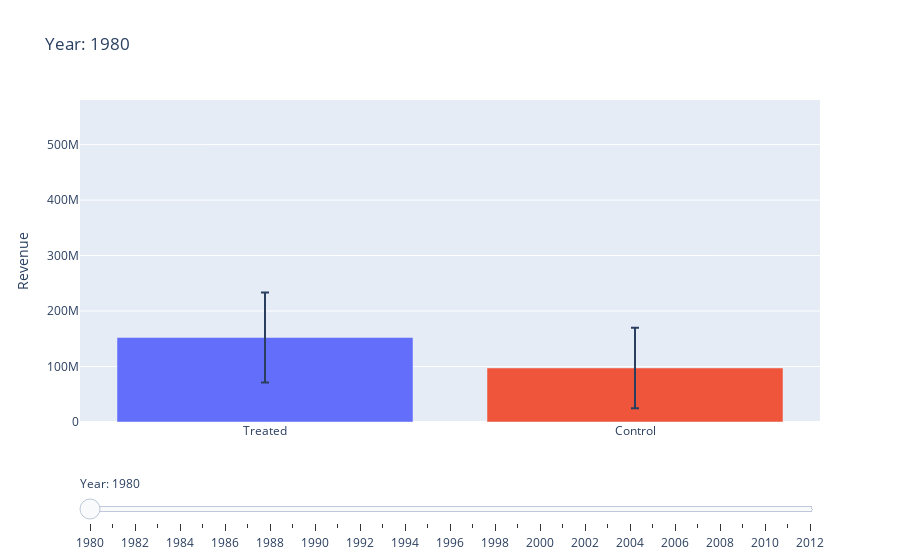

The notebook cell this image was saved under:
### Code cell
years = range(1980, 2013)  # From 1980 to 2012 inclusive

# Initialize counter for years where treated revenue is higher
treated_higher_count = 0

# Pre-calculate the y-axis range
all_means = []
all_cis = []
for year in years:
    current_year_data = matched_data[matched_data['year_release'] == year]
    treated = current_year_data[current_year_data['high_rating'] == 1]['revenue_final_adjusted']
    control = current_year_data[current_year_data['high_rating'] == 0]['revenue_final_adjusted']
    treated_mean = treated.mean()
    control_mean = control.mean()
    if treated_mean > control_mean:
        treated_higher_count += 1
    all_means.append(treated_mean)
    all_means.append(control_mean)
    all_cis.append(1.96 * treated.sem())
    all_cis.append(1.96 * control.sem())

# Determine the maximum upper limit for the y-axis
max_upper_limit = max([mean + ci for mean, ci in zip(all_means, all_cis)])

# Create figure with subplots
fig = make_subplots(rows=1, cols=1)

# Add traces for each year, initially invisible
traces = []
for i, year in enumerate(years):
    current_year_data = matched_data[matched_data['year_release'] == year]
    treated = current_year_data[current_year_data['high_rating'] == 1]['revenue_final_adjusted']
    control = current_year_data[current_year_data['high_rating'] == 0]['revenue_final_adjusted']
    treated_mean = treated.mean()
    control_mean = control.mean()
    treated_ci = 1.96 * treated.sem()
    control_ci = 1.96 * control.sem()
    
    trace = go.Bar(
        visible=(i == 0),  # Make the first trace visible
        name=f"Year {year}",
        x=["Treated", "Control"],
        y=[treated_mean, control_mean],
        error_y=dict(type="data", array=[treated_ci, control_ci], visible=True),
        marker_color=['#636EFA', '#EF553B']  # Different colors for each bar
    )
    traces.append(trace)

# Add traces to the figure
for trace in traces:
    fig.add_trace(trace)

# Create and add slider
steps = []
for i, year in enumerate(years):
    step = dict(
        method="update",
        args=[{"visible": [False] * len(traces)},
              {"title": f"Year: {year}"}],  # layout attribute
    )
    step["args"][0]["visible"][i] = True  # Toggle i'th trace to "visible"
    step["label"] = str(year)  # Set the slider label to the year

    steps.append(step)

sliders = [dict(
    active=0,
    currentvalue={"prefix": "Year: "},
    pad={"t": 50},
    steps=steps
)]

# Update the layout to add the slider and fix the y-axis range
fig.update_layout(
    sliders=sliders,
    title=f"Year: {years[0]}",
    yaxis=dict(title='Revenue', range=[0, max_upper_limit])
)

# Show the figure
fig.show()
fig.write_html("../html_graphics/fin_revenue_paired_years.html")

# Calculate the percentage
percentage_treated_higher = (treated_higher_count / len(years)) * 100
print(f"The percentage of years where the treated group had higher revenue than the control group is: {percentage_treated_higher:.2f}%")

### Figure 1 — Plotly figure (JSON) as saved in the notebook; plotly's stock layout.template omitted (floating-point values rounded to 4 significant figures)
{"data": [{"error_y": {"array": [81190000.0, 72500000.0], "type": "data", "visible": true}, "marker": {"color": ["#636EFA", "#EF553B"]}, "name": "Year 1980", "type": "bar", "visible": true, "x": ["Treated", "Control"], "y": [152300000.0, 97429032]}, {"error_y": {"array": [99530000.0, 36000000.0], "type": "data", "visible": true}, "marker": {"color": ["#636EFA", "#EF553B"]}, "name": "Year 1981", "type": "bar", "visible": false, "x": ["Treated", "Control"], "y": [177550575, 32383448]}, {"error_y": {"array": [107300000.0, 73660000.0], "type": "data", "visible": true}, "marker": {"color": ["#636EFA", "#EF553B"]}, "name": "Year 1982", "type": "bar", "visible": false, "x": ["Treated", "Control"], "y": [262500000.0, 115900000.0]}, {"error_y": {"array": [102100000.0, 51140000.0], "type": "data", "visible": true}, "marker": {"color": ["#636EFA", "#EF553B"]}, "name": "Year 1983", "type": "bar", "visible": false, "x": ["Treated", "Control"], "y": [163000000.0, 91245952]}, {"error_y": {"array": [105000000.0, 31740000.0], "type": "data", "visible": true}, "marker": {"color": ["#636EFA", "#EF553B"]}, "name": "Year 1984", "type": "bar", "visible": false, "x": ["Treated", "Control"], "y": [150700000.0, 77030000.0]}, {"error_y": {"array": [237700000.0, 78080000.0], "type": "data", "visible": true}, "marker": {"color": ["#636EFA", "#EF553B"]}, "name": "Year 1985", "type": "bar", "visible": false, "x": ["Treated", "Control"], "y": [307900000.0, 81950000.0]}, {"error_y": {"array": [74250000.0, 30120000.0], "type": "data", "visible": true}, "marker": {"color": ["#636EFA", "#EF553B"]}, "name": "Year 1986", "type": "bar", "visible": false, "x": ["Treated", "Control"], "y": [170000000.0, 51070000.0]}, {"error_y": {"array": [110200000.0, 27450000.0], "type": "data", "visible": true}, "marker": {"color": ["#636EFA", "#EF553B"]}, "name": "Year 1987", "type": "bar", "visible": false, "x": ["Treated", "Control"], "y": [163800000.0, 58110751]}, {"error_y": {"array": [148900000.0, 74780000.0], "type": "data", "visible": true}, "marker": {"color": ["#636EFA", "#EF553B"]}, "name": "Year 1988", "type": "bar", "visible": false, "x": ["Treated", "Control"], "y": [221600000.0, 85370000.0]}, {"error_y": {"array": [168900000.0, 37150000.0], "type": "data", "visible": true}, "marker": {"color": ["#636EFA", "#EF553B"]}, "name": "Year 1989", "type": "bar", "visible": false, "x": ["Treated", "Control"], "y": [341200000.0, 69570000.0]}, {"error_y": {"array": [151200000.0, 85920000.0], "type": "data", "visible": true}, "marker": {"color": ["#636EFA", "#EF553B"]}, "name": "Year 1990", "type": "bar", "visible": false, "x": ["Treated", "Control"], "y": [223054109, 110100000.0]}, {"error_y": {"array": [157800000.0, 23670000.0], "type": "data", "visible": true}, "marker": {"color": ["#636EFA", "#EF553B"]}, "name": "Year 1991", "type": "bar", "visible": false, "x": ["Treated", "Control"], "y": [164800000.0, 32400000.0]}, {"error_y": {"array": [147500000.0, 208700000.0], "type": "data", "visible": true}, "marker": {"color": ["#636EFA", "#EF553B"]}, "name": "Year 1992", "type": "bar", "visible": false, "x": ["Treated", "Control"], "y": [328900000.0, 141500000.0]}, {"error_y": {"array": [154400000.0, 60610000.0], "type": "data", "visible": true}, "marker": {"color": ["#636EFA", "#EF553B"]}, "name": "Year 1993", "type": "bar", "visible": false, "x": ["Treated", "Control"], "y": [283900000.0, 90620000.0]}, {"error_y": {"array": [132300000.0, 42020000.0], "type": "data", "visible": true}, "marker": {"color": ["#636EFA", "#EF553B"]}, "name": "Year 1994", "type": "bar", "visible": false, "x": ["Treated", "Control"], "y": [247000000.0, 69960000.0]}, {"error_y": {"array": [102800000.0, 69270000.0], "type": "data", "visible": true}, "marker": {"color": ["#636EFA", "#EF553B"]}, "name": "Year 1995", "type": "bar", "visible": false, "x": ["Treated", "Control"], "y": [201800000.0, 92730000.0]}, {"error_y": {"array": [162000000.0, 50690000.0], "type": "data", "visible": true}, "marker": {"color": ["#636EFA", "#EF553B"]}, "name": "Year 1996", "type": "bar", "visible": false, "x": ["Treated", "Control"], "y": [251700000.0, 108300000.0]}, {"error_y": {"array": [255500000.0, 58220000.0], "type": "data", "visible": true}, "marker": {"color": ["#636EFA", "#EF553B"]}, "name": "Year 1997", "type": "bar", "visible": false, "x": ["Treated", "Control"], "y": [324900000.0, 101200000.0]}, {"error_y": {"array": [103300000.0, 30580000.0], "type": "data", "visible": true}, "marker": {"color": ["#636EFA", "#EF553B"]}, "name": "Year 1998", "type": "bar", "visible": false, "x": ["Treated", "Control"], "y": [227200000.0, 70460000.0]}, {"error_y": {"array": [84930000.0, 37660000.0], "type": "data", "visible": true}, "marker": {"color": ["#636EFA", "#EF553B"]}, "name": "Year 1999", "type": "bar", "visible": false, "x": ["Treated", "Control"], "y": [169000000.0, 86760000.0]}, {"error_y": {"array": [99300000.0, 48440000.0], "type": "data", "visible": true}, "marker": {"color": ["#636EFA", "#EF553B"]}, "name": "Year 2000", "type": "bar", "visible": false, "x": ["Treated", "Control"], "y": [225600000.0, 103400000.0]}, {"error_y": {"array": [127300000.0, 41200000.0], "type": "data", "visible": true}, "marker": {"color": ["#636EFA", "#EF553B"]}, "name": "Year 2001", "type": "bar", "visible": false, "x": ["Treated", "Control"], "y": [184500000.0, 90790000.0]}, {"error_y": {"array": [132600000.0, 51510000.0], "type": "data", "visible": true}, "marker": {"color": ["#636EFA", "#EF553B"]}, "name": "Year 2002", "type": "bar", "visible": false, "x": ["Treated", "Control"], "y": [222300000.0, 108400000.0]}, {"error_y": {"array": [150800000.0, 38240000.0], "type": "data", "visible": true}, "marker": {"color": ["#636EFA", "#EF553B"]}, "name": "Year 2003", "type": "bar", "visible": false, "x": ["Treated", "Control"], "y": [277700000.0, 118100000.0]}, {"error_y": {"array": [121600000.0, 39950000.0], "type": "data", "visible": true}, "marker": {"color": ["#636EFA", "#EF553B"]}, "name": "Year 2004", "type": "bar", "visible": false, "x": ["Treated", "Control"], "y": [243537658, 82430000.0]}, {"error_y": {"array": [56870000.0, 38260000.0], "type": "data", "visible": true}, "marker": {"color": ["#636EFA", "#EF553B"]}, "name": "Year 2005", "type": "bar", "visible": false, "x": ["Treated", "Control"], "y": [112900000.0, 124600000.0]}, {"error_y": {"array": [113800000.0, 39520000.0], "type": "data", "visible": true}, "marker": {"color": ["#636EFA", "#EF553B"]}, "name": "Year 2006", "type": "bar", "visible": false, "x": ["Treated", "Control"], "y": [167100000.0, 77100000.0]}, {"error_y": {"array": [113900000.0, 121400000.0], "type": "data", "visible": true}, "marker": {"color": ["#636EFA", "#EF553B"]}, "name": "Year 2007", "type": "bar", "visible": false, "x": ["Treated", "Control"], "y": [173500000.0, 178000000.0]}, {"error_y": {"array": [63660000.0, 39400000.0], "type": "data", "visible": true}, "marker": {"color": ["#636EFA", "#EF553B"]}, "name": "Year 2008", "type": "bar", "visible": false, "x": ["Treated", "Control"], "y": [152200000.0, 101500000.0]}, {"error_y": {"array": [94660000.0, 51530000.0], "type": "data", "visible": true}, "marker": {"color": ["#636EFA", "#EF553B"]}, "name": "Year 2009", "type": "bar", "visible": false, "x": ["Treated", "Control"], "y": [200600000.0, 121800000.0]}, {"error_y": {"array": [87980000.0, 66020000.0], "type": "data", "visible": true}, "marker": {"color": ["#636EFA", "#EF553B"]}, "name": "Year 2010", "type": "bar", "visible": false, "x": ["Treated", "Control"], "y": [178900000.0, 138300000.0]}, {"error_y": {"array": [56530000.0, 51740000.0], "type": "data", "visible": true}, "marker": {"color": ["#636EFA", "#EF553B"]}, "name": "Year 2011", "type": "bar", "visible": false, "x": ["Treated", "Control"], "y": [171400000.0, 125000000.0]}, {"error_y": {"array": [153600000.0, 48970000.0], "type": "data", "visible": true}, "marker": {"color": ["#636EFA", "#EF553B"]}, "name": "Year 2012", "type": "bar", "visible": false, "x": ["Treated", "Control"], "y": [326600000.0, 126300000.0]}], "layout": {"sliders": [{"active": 0, "currentvalue": {"prefix": "Year: "}, "pad": {"t": 50}, "steps": [{"args": [{"visible": [true, false, false, false, false, false, false, false, false, false, false, false, false, false, false, false, false, false, false, false, false, false, false, false, false, false, false, false, false, false, false, false, false]}, {"title": "Year: 1980"}], "label": "1980", "method": "update"}, {"args": [{"visible": [false, true, false, false, false, false, false, false, false, false, false, false, false, false, false, false, false, false, false, false, false, false, false, false, false, false, false, false, false, false, false, false, false]}, {"title": "Year: 1981"}], "label": "1981", "method": "update"}, {"args": [{"visible": [false, false, true, false, false, false, false, false, false, false, false, false, false, false, false, false, false, false, false, false, false, false, false, false, false, false, false, false, false, false, false, false, false]}, {"title": "Year: 1982"}], "label": "1982", "method": "update"}, {"args": [{"visible": [false, false, false, true, false, false, false, false, false, false, false, false, false, false, false, false, false, false, false, false, false, false, false, false, false, false, false, false, false, false, false, false, false]}, {"title": "Year: 1983"}], "label": "1983", "method": "update"}, {"args": [{"visible": [false, false, false, false, true, false, false, false, false, false, false, false, false, false, false, false, false, false, false, false, false, false, false, false, false, false, false, false, false, false, false, false, false]}, {"title": "Year: 1984"}], "label": "1984", "method": "update"}, {"args": [{"visible": [false, false, false, false, false, true, false, false, false, false, false, false, false, false, false, false, false, false, false, false, false, false, false, false, false, false, false, false, false, false, false, false, false]}, {"title": "Year: 1985"}], "label": "1985", "method": "update"}, {"args": [{"visible": [false, false, false, false, false, false, true, false, false, false, false, false, false, false, false, false, false, false, false, false, false, false, false, false, false, false, false, false, false, false, false, false, false]}, {"title": "Year: 1986"}], "label": "1986", "method": "update"}, {"args": [{"visible": [false, false, false, false, false, false, false, true, false, false, false, false, false, false, false, false, false, false, false, false, false, false, false, false, false, false, false, false, false, false, false, false, false]}, {"title": "Year: 1987"}], "label": "1987", "method": "update"}, {"args": [{"visible": [false, false, false, false, false, false, false, false, true, false, false, false, false, false, false, false, false, false, false, false, false, false, false, false, false, false, false, false, false, false, false, false, false]}, {"title": "Year: 1988"}], "label": "1988", "method": "update"}, {"args": [{"visible": [false, false, false, false, false, false, false, false, false, true, false, false, false, false, false, false, false, false, false, false, false, false, false, false, false, false, false, false, false, false, false, false, false]}, {"title": "Year: 1989"}], "label": "1989", "method": "update"}, {"args": [{"visible": [false, false, false, false, false, false, false, false, false, false, true, false, false, false, false, false, false, false, false, false, false, false, false, false, false, false, false, false, false, false, false, false, false]}, {"title": "Year: 1990"}], "label": "1990", "method": "update"}, {"args": [{"visible": [false, false, false, false, false, false, false, false, false, false, false, true, false, false, false, false, false, false, false, false, false, false, false, false, false, false, false, false, false, false, false, false, false]}, {"title": "Year: 1991"}], "label": "1991", "method": "update"}, {"args": [{"visible": [false, false, false, false, false, false, false, false, false, false, false, false, true, false, false, false, false, false, false, false, false, false, false, false, false, false, false, false, false, false, false, false, false]}, {"title": "Year: 1992"}], "label": "1992", "method": "update"}, {"args": [{"visible": [false, false, false, false, false, false, false, false, false, false, false, false, false, true, false, false, false, false, false, false, false, false, false, false, false, false, false, false, false, false, false, false, false]}, {"title": "Year: 1993"}], "label": "1993", "method": "update"}, {"args": [{"visible": [false, false, false, false, false, false, false, false, false, false, false, false, false, false, true, false, false, false, false, false, false, false, false, false, false, false, false, false, false, false, false, false, false]}, {"title": "Year: 1994"}], "label": "1994", "method": "update"}, {"args": [{"visible": [false, false, false, false, false, false, false, false, false, false, false, false, false, false, false, true, false, false, false, false, false, false, false, false, false, false, false, false, false, false, false, false, false]}, {"title": "Year: 1995"}], "label": "1995", "method": "update"}, {"args": [{"visible": [false, false, false, false, false, false, false, false, false, false, false, false, false, false, false, false, true, false, false, false, false, false, false, false, false, false, false, false, false, false, false, false, false]}, {"title": "Year: 1996"}], "label": "1996", "method": "update"}, {"args": [{"visible": [false, false, false, false, false, false, false, false, false, false, false, false, false, false, false, false, false, true, false, false, false, false, false, false, false, false, false, false, false, false, false, false, false]}, {"title": "Year: 1997"}], "label": "1997", "method": "update"}, {"args": [{"visible": [false, false, false, false, false, false, false, false, false, false, false, false, false, false, false, false, false, false, true, false, false, false, false, false, false, false, false, false, false, false, false, false, false]}, {"title": "Year: 1998"}], "label": "1998", "method": "update"}, {"args": [{"visible": [false, false, false, false, false, false, false, false, false, false, false, false, false, false, false, false, false, false, false, true, false, false, false, false, false, false, false, false, false, false, false, false, false]}, {"title": "Year: 1999"}], "label": "1999", "method": "update"}, {"args": [{"visible": [false, false, false, false, false, false, false, false, false, false, false, false, false, false, false, false, false, false, false, false, true, false, false, false, false, false, false, false, false, false, false, false, false]}, {"title": "Year: 2000"}], "label": "2000", "method": "update"}, {"args": [{"visible": [false, false, false, false, false, false, false, false, false, false, false, false, false, false, false, false, false, false, false, false, false, true, false, false, false, false, false, false, false, false, false, false, false]}, {"title": "Year: 2001"}], "label": "2001", "method": "update"}, {"args": [{"visible": [false, false, false, false, false, false, false, false, false, false, false, false, false, false, false, false, false, false, false, false, false, false, true, false, false, false, false, false, false, false, false, false, false]}, {"title": "Year: 2002"}], "label": "2002", "method": "update"}, {"args": [{"visible": [false, false, false, false, false, false, false, false, false, false, false, false, false, false, false, false, false, false, false, false, false, false, false, true, false, false, false, false, false, false, false, false, false]}, {"title": "Year: 2003"}], "label": "2003", "method": "update"}, {"args": [{"visible": [false, false, false, false, false, false, false, false, false, false, false, false, false, false, false, false, false, false, false, false, false, false, false, false, true, false, false, false, false, false, false, false, false]}, {"title": "Year: 2004"}], "label": "2004", "method": "update"}, {"args": [{"visible": [false, false, false, false, false, false, false, false, false, false, false, false, false, false, false, false, false, false, false, false, false, false, false, false, false, true, false, false, false, false, false, false, false]}, {"title": "Year: 2005"}], "label": "2005", "method": "update"}, {"args": [{"visible": [false, false, false, false, false, false, false, false, false, false, false, false, false, false, false, false, false, false, false, false, false, false, false, false, false, false, true, false, false, false, false, false, false]}, {"title": "Year: 2006"}], "label": "2006", "method": "update"}, {"args": [{"visible": [false, false, false, false, false, false, false, false, false, false, false, false, false, false, false, false, false, false, false, false, false, false, false, false, false, false, false, true, false, false, false, false, false]}, {"title": "Year: 2007"}], "label": "2007", "method": "update"}, {"args": [{"visible": [false, false, false, false, false, false, false, false, false, false, false, false, false, false, false, false, false, false, false, false, false, false, false, false, false, false, false, false, true, false, false, false, false]}, {"title": "Year: 2008"}], "label": "2008", "method": "update"}, {"args": [{"visible": [false, false, false, false, false, false, false, false, false, false, false, false, false, false, false, false, false, false, false, false, false, false, false, false, false, false, false, false, false, true, false, false, false]}, {"title": "Year: 2009"}], "label": "2009", "method": "update"}, {"args": [{"visible": [false, false, false, false, false, false, false, false, false, false, false, false, false, false, false, false, false, false, false, false, false, false, false, false, false, false, false, false, false, false, true, false, false]}, {"title": "Year: 2010"}], "label": "2010", "method": "update"}, {"args": [{"visible": [false, false, false, false, false, false, false, false, false, false, false, false, false, false, false, false, false, false, false, false, false, false, false, false, false, false, false, false, false, false, false, true, false]}, {"title": "Year: 2011"}], "label": "2011", "method": "update"}, {"args": [{"visible": [false, false, false, false, false, false, false, false, false, false, false, false, false, false, false, false, false, false, false, false, false, false, false, false, false, false, false, false, false, false, false, false, true]}, {"title": "Year: 2012"}], "label": "2012", "method": "update"}]}], "title": {"text": "Year: 1980"}, "xaxis": {"anchor": "y", "domain": [0, 1]}, "yaxis": {"anchor": "x", "domain": [0, 1], "range": [0, 580400000.0], "title": {"text": "Revenue"}}}}
